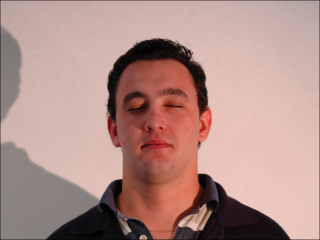
%> input picture SkinColorDetection/face_dark.bmp, 320 x 240 px
$ octave Ch5_SkinDetection_ShareToStudent.m   (GNU Octave 9; MATLAB toolbox functions it lacks are replaced by stand-ins)
%> lines starting %> are read from the running program, lines starting %| are printed output that depends on the picture; in (x1, y1, x2, y2) boxes, pixels count from 0 and x2, y2 are one past the last pixel; in counts of white or black regions, pixels touching at a corner belong together; the program's own positions count from 1
clc
clear all
close all


% im =imread('face_good.bmp');
%figure,imshow(im);title('face');
im =imread('face_dark.bmp');
%> im is the input picture: size 240x320x3 uint8; mean R, G, B 177.3, 143.2, 136.4
im = double(im);
%> im: size 240x320x3 double


ims1 = (im(:,:,1)>95) & (im(:,:,2)>40) & (im(:,:,3)>20);
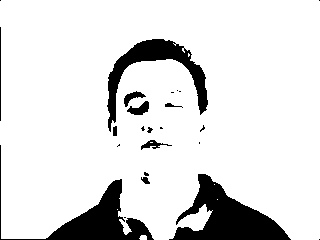
%> ims1: size 240x320 logical; 87.7% white; 24 black regions (13 under 20 px), largest, box (x1, y1, x2, y2) and area: (169, 174, 291, 240) 3618, (0, 145, 154, 240) 2788, (107, 39, 208, 132) 2345
ims2 = (im(:,:,1)-im(:,:,2)>15) | (im(:,:,1)-im(:,:,3)>15);
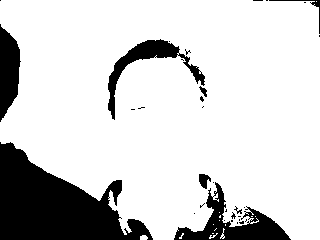
%> ims2: size 240x320 logical; 82% white; 33 black regions (25 under 20 px), largest, box (x1, y1, x2, y2) and area: (0, 142, 153, 240) 8250, (174, 182, 291, 240) 2238, (108, 39, 205, 120) 1502
ims3 = (im(:,:,1)-im(:,:,2)>15) & (im(:,:,1)>im(:,:,3));
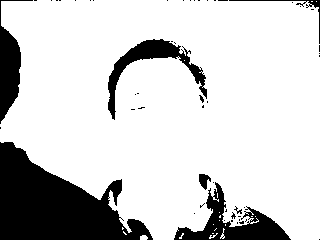
%> ims3: size 240x320 logical; 81.3% white; 52 black regions (44 under 20 px), largest, box (x1, y1, x2, y2) and area: (0, 142, 153, 240) 8366, (174, 182, 291, 240) 2260, (108, 39, 207, 120) 1712
ims = ims1 & ims2 & ims3;
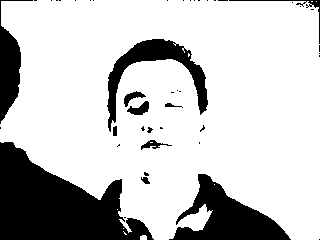
%> ims: size 240x320 logical; 77.9% white; 45 black regions (33 under 20 px), largest, box (x1, y1, x2, y2) and area: (0, 142, 154, 240) 8555, (169, 174, 291, 240) 3620, (107, 39, 208, 132) 2349
figure,imshow(ims);title('skin detected before correction');
hist = imhist(ims,2);
%> hist = [16940; 59860]
m = histeq(hist);
%> m = [1; 1]
plot(ims);
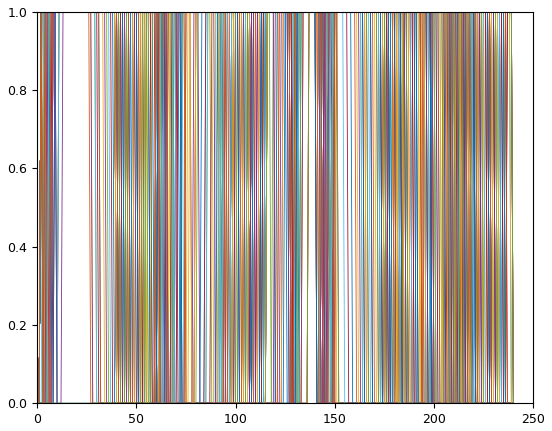
%> figure redrawn from the program's plot data; curve peaks at x = 125, y = 1; curve peaks at x = 2, y = 1; curve peaks at x = 1, y = 1; curve peaks at x = 3, y = 1
plot(m);
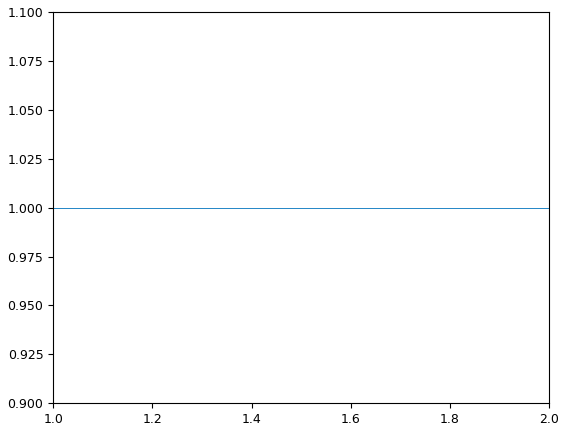
%> figure redrawn from the program's plot data

$ run again, with SkinColorDetection/face_good.bmp copied over SkinColorDetection/face_dark.bmp
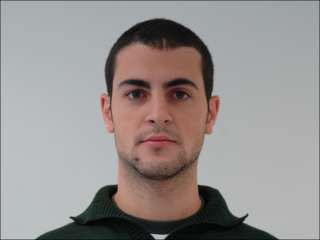
%> input picture SkinColorDetection/face_good.bmp, 320 x 240 px
%> im is the input picture: size 240x320x3 uint8; mean R, G, B 151.6, 145.9, 144
%> im: size 240x320x3 double
%> `ims1 = (im(:,:,1)>95) & (im(:,:,2)>40) & (im(:,:,3)>20);`:
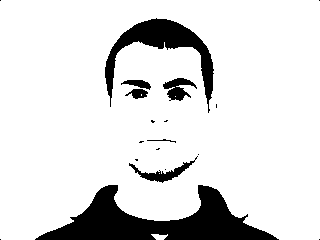
%> ims1: size 240x320 logical; 86.9% white; 19 black regions (12 under 20 px), largest, box (x1, y1, x2, y2) and area: (35, 185, 279, 240) 6128, (105, 18, 214, 113) 2696, (129, 156, 198, 183) 439
%> ims2: size 240x320 logical; 20.2% white; 3 white regions (2 under 20 px), largest, box (x1, y1, x2, y2) and area: (100, 38, 220, 221) 15503
%> ims3: size 240x320 logical; 19.9% white; 2 white regions (1 under 20 px), largest, box (x1, y1, x2, y2) and area: (100, 38, 220, 221) 15307
%> ims: size 240x320 logical; 18.5% white; 4 white regions (3 under 20 px), largest, box (x1, y1, x2, y2) and area: (100, 41, 220, 221) 14238
%> hist = [62558; 14242]
%> m = [1; 1]
%> `plot(ims);`:
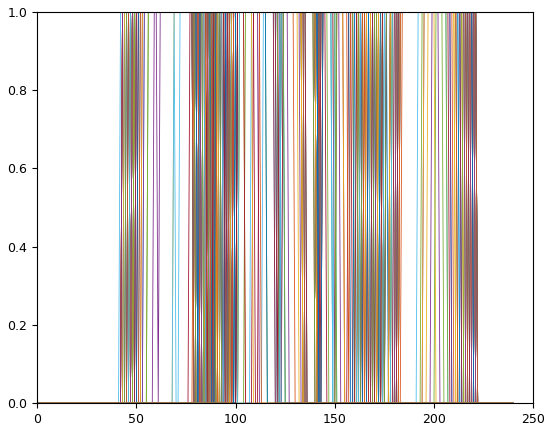
%> figure redrawn from the program's plot data; curve peaks at x = 97, y = 1; curve peaks at x = 95, y = 1; curve peaks at x = 94, y = 1; curve peaks at x = 96, y = 1
